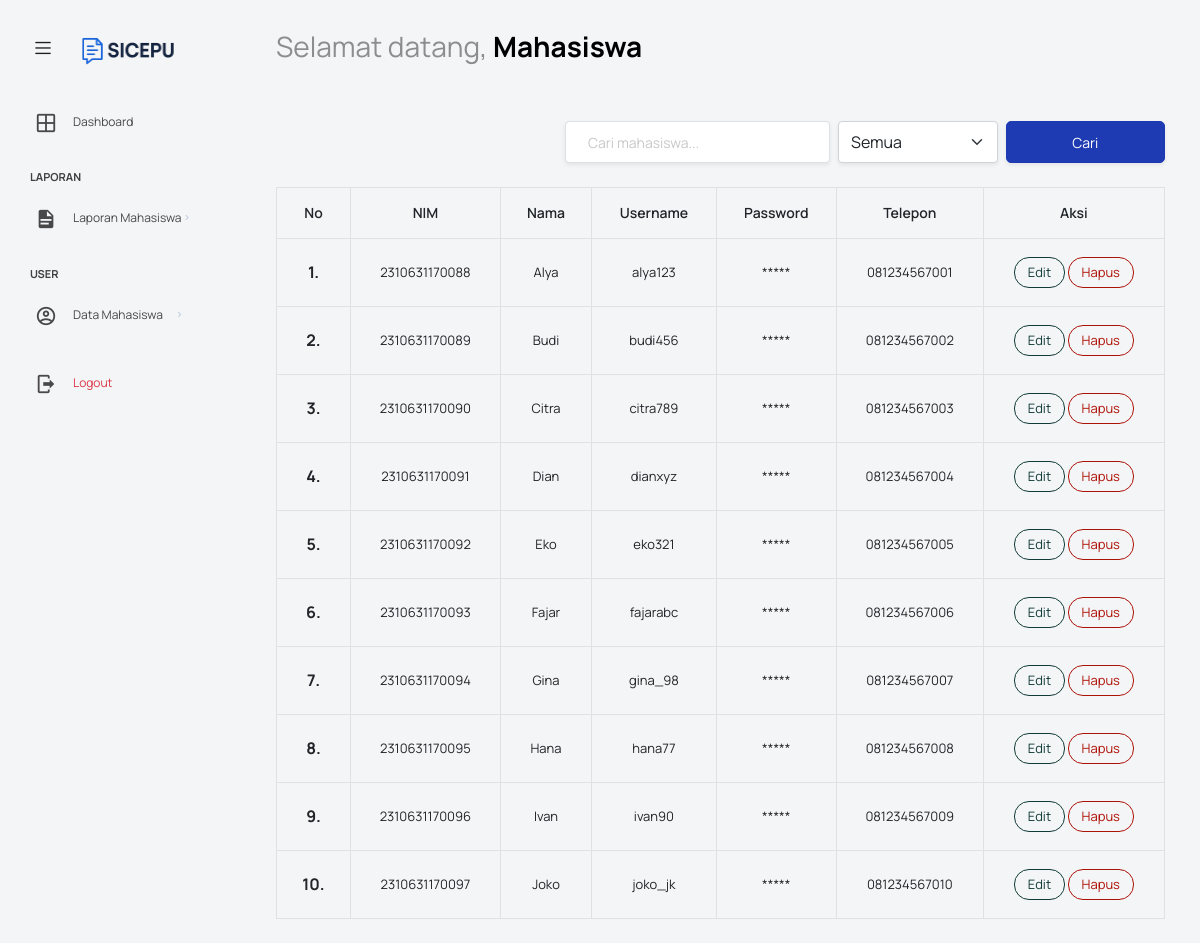
Page /src/admin/mahasiswa.php on the committed database.
### tables this page shows
CREATE TABLE `mahasiswa` (
  `nim` varchar(16) NOT NULL,
  `nama` varchar(36) NOT NULL,
  `username` varchar(25) NOT NULL,
  `password` varchar(32) NOT NULL,
  `telp` varchar(13) NOT NULL
);

### src/admin/mahasiswa.php (the view, shortened to what this page needs)
<?php
include '../layout/header.php';
include '../layout/nav.php';
?>
<div class="container-fluid page-body-wrapper">
  <?php include '../layout/sidebar_admin.php'; ?>
  <div class="main-panel">
    <div class="content-wrapper">
      <?php
      require '../../public/app.php';
      $search = isset($_GET['search']) ? mysqli_real_escape_string($conn, $_GET['search']) : '';
      $filter = isset($_GET['filter']) ? $_GET['filter'] : '';
      $query = "SELECT * FROM mahasiswa";
      $result = mysqli_query($conn, $query);
      $data = [];
      while ($row = mysqli_fetch_assoc($result)) {
          $data[] = $row;
      }
      ?>
 <div class="d-flex justify-content-end mb-4" style="max-width: 100%;">
  <form method="GET" style="max-width: 600px; width: 100%;">
    <div class="d-flex gap-2">
      <input
        type="text"
        name="search"
        class="form-control shadow-sm"
        placeholder="Cari mahasiswa..."
        value="<?= htmlspecialchars($search) ?>"
        style="height: 42px; flex: 2;"
      >
      <select
        name="filter"
        class="form-select shadow-sm"
        style="height: 42px; flex: 1;"
      >
        <option value="" <?= $filter == '' ? 'selected' : '' ?>>Semua</option>
      </select>
      <button
        type="submit"
        class="btn btn-primary shadow-sm"
        style="height: 42px; flex: 1;"
      >
        Cari
      </button>
    </div>
  </form>
</div>
      <div class="table-responsive d-none d-md-block">
        <table class="table table-bordered text-center shadow">
          <thead class="thead-dark">
            <tr>
              <th>No</th>
              <th>NIM</th>
              <th>Nama</th>
              <th>Username</th>
              <th>Password</th>
              <th>Telepon</th>
              <th>Aksi</th>
            </tr>
          </thead>
          <tbody>
            <?php if (count($data) > 0) : ?>
              <?php foreach ($data as $index => $row) : ?>
                <tr>
                  <th><?= $index + 1; ?>.</th>
                  <td><?= $row['nim']; ?></td>
                  <td><?= $row['nama']; ?></td>
                  <td><?= $row['username']; ?></td>
                  <td>*****</td>
                  <td><?= $row['telp']; ?></td>
                  <td>
                    <a href="edit_mahasiswa.php?id=<?= $row['nim']; ?>" class="btn btn-outline-success btn-sm">Edit</a>
                    <a href="hapus_mahasiswa.php?id=<?= $row['nim']; ?>" class="btn btn-outline-danger btn-sm">Hapus</a>
                  </td>
                </tr>
              <?php endforeach; ?>
            <?php else : ?>
              <tr><td colspan="7">No data available.</td></tr>
            <?php endif; ?>
          </tbody>
        </table>
      </div>
    <?php include '../layout/footer.php'; ?>
<?php include '../layout/scripts.php'; ?>

### rows in the picture
mahasiswa: nim "2310631170088", nama "Alya", username "alya123", telp "081234567001"
mahasiswa: nim "2310631170089", nama "Budi", username "budi456", telp "081234567002"
mahasiswa: nim "2310631170090", nama "Citra", username "citra789", telp "081234567003"
mahasiswa: nim "2310631170091", nama "Dian", username "dianxyz", telp "081234567004"
mahasiswa: nim "2310631170092", nama "Eko", username "eko321", telp "081234567005"
mahasiswa: nim "2310631170093", nama "Fajar", username "fajarabc", telp "081234567006"
mahasiswa: nim "2310631170094", nama "Gina", username "gina_98", telp "081234567007"
mahasiswa: nim "2310631170095", nama "Hana", username "hana77", telp "081234567008"
mahasiswa: nim "2310631170096", nama "Ivan", username "ivan90", telp "081234567009"
mahasiswa: nim "2310631170097", nama "Joko", username "joko_jk", telp "081234567010"

### other values in the picture
$namaTampil "Mahasiswa"
